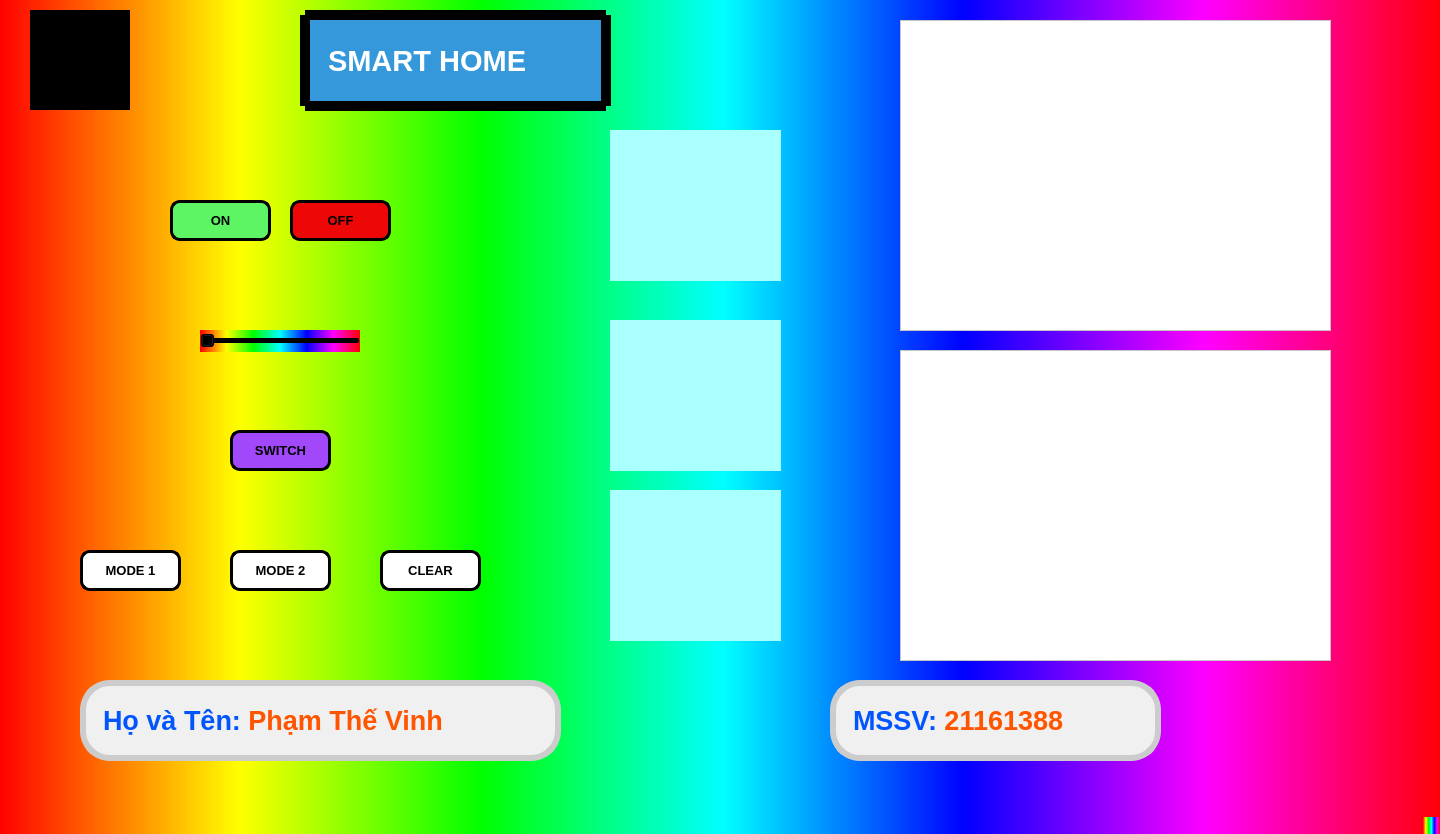
<?xml version="1.0" encoding="UTF-8"?>
<ui version="4.0">
 <class>MainWindow</class>
 <widget class="QMainWindow" name="MainWindow">
  <property name="geometry">
   <rect>
    <x>0</x>
    <y>0</y>
    <width>1440</width>
    <height>834</height>
   </rect>
  </property>
  <property name="windowTitle">
   <string>MainWindow</string>
  </property>
  <property name="styleSheet">
   <string notr="true">background-color: qlineargradient(spread:pad, x1:0, y1:0, x2:1, y2:0, stop:0 rgba(9, 41, 4, 255), stop:0.085 rgba(2, 79, 0, 255), stop:0.19 rgba(50, 147, 22, 255), stop:0.275 rgba(236, 191, 49, 255), stop:0.39 rgba(243, 61, 34, 255), stop:0.555 rgba(135, 81, 60, 255), stop:0.667 rgba(121, 75, 255, 255), stop:0.825 rgba(164, 255, 244, 255), stop:0.885 rgba(104, 222, 71, 255), stop:1 rgba(93, 128, 0, 255));
background-color: qlineargradient(spread:pad, x1:0, y1:0, x2:1, y2:0, stop:0 rgba(255, 0, 0, 255), stop:0.166 rgba(255, 255, 0, 255), stop:0.333 rgba(0, 255, 0, 255), stop:0.5 rgba(0, 255, 255, 255), stop:0.666 rgba(0, 0, 255, 255), stop:0.833 rgba(255, 0, 255, 255), stop:1 rgba(255, 0, 0, 255));</string>
  </property>
  <widget class="QWidget" name="centralwidget">
   <widget class="QLabel" name="label_smarthome">
    <property name="geometry">
     <rect>
      <x>300</x>
      <y>10</y>
      <width>311</width>
      <height>101</height>
     </rect>
    </property>
    <property name="font">
     <font>
      <pointsize>22</pointsize>
      <weight>75</weight>
      <italic>false</italic>
      <bold>true</bold>
      <underline>false</underline>
      <strikeout>false</strikeout>
     </font>
    </property>
    <property name="styleSheet">
     <string notr="true">QLabel {
color: white;  /* Màu chữ */
background-color: #3498db;  /* Nền xanh */
border-radius: 5px;  /* Bo góc */
padding: 5px 10px;  /* Thêm khoảng cách bên trong */
border: 10px solid #000000;  /* Đường viền */

}
</string>
    </property>
    <property name="text">
     <string>SMART HOME</string>
    </property>
   </widget>
   <widget class="QLabel" name="label_hoten">
    <property name="geometry">
     <rect>
      <x>80</x>
      <y>680</y>
      <width>481</width>
      <height>81</height>
     </rect>
    </property>
    <property name="font">
     <font>
      <pointsize>20</pointsize>
      <weight>75</weight>
      <bold>true</bold>
     </font>
    </property>
    <property name="styleSheet">
     <string notr="true">QLabel {
    background-color: #f0f0f0; /* Màu nền */
    padding: 10px; /* Khoảng cách bên trong */
    border: 6px solid #ccc; /* Viền */
    border-radius: 30px; /* Bo góc */
}
</string>
    </property>
    <property name="text">
     <string>&lt;html&gt;&lt;head/&gt;&lt;body&gt;&lt;p&gt;&lt;span style=&quot; color:#0055ff;&quot;&gt;Họ và Tên: &lt;/span&gt;&lt;span style=&quot; color:#ff5500;&quot;&gt;Phạm Thế Vinh&lt;/span&gt;&lt;/p&gt;&lt;/body&gt;&lt;/html&gt;</string>
    </property>
   </widget>
   <widget class="QLabel" name="label_mssv">
    <property name="geometry">
     <rect>
      <x>830</x>
      <y>680</y>
      <width>331</width>
      <height>81</height>
     </rect>
    </property>
    <property name="font">
     <font>
      <pointsize>20</pointsize>
      <weight>75</weight>
      <bold>true</bold>
     </font>
    </property>
    <property name="styleSheet">
     <string notr="true">QLabel {
    background-color: #f0f0f0; /* Màu nền */
    padding: 10px; /* Khoảng cách bên trong */
    border: 6px solid #ccc; /* Viền */
    border-radius: 30px; /* Bo góc */
}
</string>
    </property>
    <property name="text">
     <string>&lt;html&gt;&lt;head/&gt;&lt;body&gt;&lt;p&gt;&lt;span style=&quot; color:#0055ff;&quot;&gt;MSSV: &lt;/span&gt;&lt;span style=&quot; color:#ff5500;&quot;&gt;21161388&lt;/span&gt;&lt;/p&gt;&lt;/body&gt;&lt;/html&gt;</string>
    </property>
   </widget>
   <widget class="QPushButton" name="bt_on">
    <property name="geometry">
     <rect>
      <x>170</x>
      <y>200</y>
      <width>101</width>
      <height>41</height>
     </rect>
    </property>
    <property name="font">
     <font>
      <pointsize>10</pointsize>
      <weight>75</weight>
      <bold>true</bold>
      <underline>false</underline>
      <strikeout>false</strikeout>
      <kerning>true</kerning>
     </font>
    </property>
    <property name="mouseTracking">
     <bool>false</bool>
    </property>
    <property name="tabletTracking">
     <bool>false</bool>
    </property>
    <property name="autoFillBackground">
     <bool>false</bool>
    </property>
    <property name="styleSheet">
     <string notr="true">QPushButton {
    background-color:#5df564;
    color: black; 
    border: 3px solid #000000;
    padding: 10px;

    border-radius: 10px;
}
QPushButton:hover {
    background-color: #07c7e0;
}
QPushButton:pressed {
    background-color:  #ed5ae3;
}
</string>
    </property>
    <property name="text">
     <string>ON</string>
    </property>
    <property name="checkable">
     <bool>false</bool>
    </property>
    <property name="autoRepeat">
     <bool>false</bool>
    </property>
    <property name="autoDefault">
     <bool>false</bool>
    </property>
   </widget>
   <widget class="QPushButton" name="bt_off">
    <property name="geometry">
     <rect>
      <x>290</x>
      <y>200</y>
      <width>101</width>
      <height>41</height>
     </rect>
    </property>
    <property name="font">
     <font>
      <pointsize>10</pointsize>
      <weight>75</weight>
      <bold>true</bold>
      <underline>false</underline>
      <strikeout>false</strikeout>
      <kerning>true</kerning>
     </font>
    </property>
    <property name="styleSheet">
     <string notr="true">QPushButton {
    background-color: #ed0707;
    color: black;
    border: 3px solid #000000;
    padding: 10px; 
    border-radius:10px;
}
QPushButton:hover {
    background-color: #07c7e0;
}
QPushButton:pressed {
    background-color: #ed5ae3;
}
</string>
    </property>
    <property name="text">
     <string>OFF</string>
    </property>
   </widget>
   <widget class="QWidget" name="widget_fan" native="true">
    <property name="geometry">
     <rect>
      <x>610</x>
      <y>130</y>
      <width>171</width>
      <height>151</height>
     </rect>
    </property>
    <property name="styleSheet">
     <string notr="true">image: url(:/myimage/fan_1.png);
background-color: rgb(170, 255, 255);</string>
    </property>
   </widget>
   <widget class="QSlider" name="slider">
    <property name="geometry">
     <rect>
      <x>200</x>
      <y>330</y>
      <width>160</width>
      <height>22</height>
     </rect>
    </property>
    <property name="orientation">
     <enum>Qt::Horizontal</enum>
    </property>
   </widget>
   <widget class="QPushButton" name="bt_switch">
    <property name="geometry">
     <rect>
      <x>230</x>
      <y>430</y>
      <width>101</width>
      <height>41</height>
     </rect>
    </property>
    <property name="font">
     <font>
      <pointsize>10</pointsize>
      <weight>75</weight>
      <bold>true</bold>
      <underline>false</underline>
      <strikeout>false</strikeout>
      <kerning>true</kerning>
     </font>
    </property>
    <property name="mouseTracking">
     <bool>false</bool>
    </property>
    <property name="tabletTracking">
     <bool>false</bool>
    </property>
    <property name="autoFillBackground">
     <bool>false</bool>
    </property>
    <property name="styleSheet">
     <string notr="true">QPushButton {
    background-color:#a148fa;
    color: black; 
    border: 3px solid #000000;
    padding: 10px;

    border-radius: 10px;
}
QPushButton:hover {
    background-color: #07c7e0;
}
QPushButton:pressed {
    background-color:  #ed5ae3;
}
</string>
    </property>
    <property name="text">
     <string>SWITCH</string>
    </property>
    <property name="checkable">
     <bool>false</bool>
    </property>
    <property name="autoRepeat">
     <bool>false</bool>
    </property>
    <property name="autoDefault">
     <bool>false</bool>
    </property>
   </widget>
   <widget class="QWidget" name="widget_lamp" native="true">
    <property name="geometry">
     <rect>
      <x>610</x>
      <y>320</y>
      <width>171</width>
      <height>151</height>
     </rect>
    </property>
    <property name="styleSheet">
     <string notr="true">image: url(:/myimage/lamp_1.png);
background-color: rgb(170, 255, 255);</string>
    </property>
   </widget>
   <widget class="QWidget" name="widget_tv" native="true">
    <property name="geometry">
     <rect>
      <x>610</x>
      <y>490</y>
      <width>171</width>
      <height>151</height>
     </rect>
    </property>
    <property name="styleSheet">
     <string notr="true">image: url(:/myimage/tv_1.png);
background-color: rgb(170, 255, 255);</string>
    </property>
   </widget>
   <widget class="QGraphicsView" name="bieudo_1">
    <property name="geometry">
     <rect>
      <x>900</x>
      <y>20</y>
      <width>431</width>
      <height>311</height>
     </rect>
    </property>
    <property name="styleSheet">
     <string notr="true">background-color: rgb(255, 255, 255);</string>
    </property>
   </widget>
   <widget class="QGraphicsView" name="bieudo_2">
    <property name="geometry">
     <rect>
      <x>900</x>
      <y>350</y>
      <width>431</width>
      <height>311</height>
     </rect>
    </property>
    <property name="styleSheet">
     <string notr="true">background-color: rgb(255, 255, 255);</string>
    </property>
   </widget>
   <widget class="QPushButton" name="bt_mode1">
    <property name="geometry">
     <rect>
      <x>80</x>
      <y>550</y>
      <width>101</width>
      <height>41</height>
     </rect>
    </property>
    <property name="font">
     <font>
      <pointsize>10</pointsize>
      <weight>75</weight>
      <bold>true</bold>
      <underline>false</underline>
      <strikeout>false</strikeout>
      <kerning>true</kerning>
     </font>
    </property>
    <property name="mouseTracking">
     <bool>false</bool>
    </property>
    <property name="tabletTracking">
     <bool>false</bool>
    </property>
    <property name="autoFillBackground">
     <bool>false</bool>
    </property>
    <property name="styleSheet">
     <string notr="true">QPushButton {
    background-color:#ffffff;
    color: black; 
    border: 3px solid #000000;
    padding: 10px;

    border-radius: 10px;
}
QPushButton:hover {
    background-color: #07c7e0;
}
QPushButton:pressed {
    background-color:  #ed5ae3;
}
</string>
    </property>
    <property name="text">
     <string>MODE 1</string>
    </property>
    <property name="checkable">
     <bool>false</bool>
    </property>
    <property name="autoRepeat">
     <bool>false</bool>
    </property>
    <property name="autoDefault">
     <bool>false</bool>
    </property>
   </widget>
   <widget class="QPushButton" name="bt_mode2">
    <property name="geometry">
     <rect>
      <x>230</x>
      <y>550</y>
      <width>101</width>
      <height>41</height>
     </rect>
    </property>
    <property name="font">
     <font>
      <pointsize>10</pointsize>
      <weight>75</weight>
      <bold>true</bold>
      <underline>false</underline>
      <strikeout>false</strikeout>
      <kerning>true</kerning>
     </font>
    </property>
    <property name="mouseTracking">
     <bool>false</bool>
    </property>
    <property name="tabletTracking">
     <bool>false</bool>
    </property>
    <property name="autoFillBackground">
     <bool>false</bool>
    </property>
    <property name="styleSheet">
     <string notr="true">QPushButton {
    background-color:#ffffff;
    color: black; 
    border: 3px solid #000000;
    padding: 10px;

    border-radius: 10px;
}
QPushButton:hover {
    background-color: #07c7e0;
}
QPushButton:pressed {
    background-color:  #ed5ae3;
}
</string>
    </property>
    <property name="text">
     <string>MODE 2</string>
    </property>
    <property name="checkable">
     <bool>false</bool>
    </property>
    <property name="autoRepeat">
     <bool>false</bool>
    </property>
    <property name="autoDefault">
     <bool>false</bool>
    </property>
   </widget>
   <widget class="QPushButton" name="bt_clear">
    <property name="geometry">
     <rect>
      <x>380</x>
      <y>550</y>
      <width>101</width>
      <height>41</height>
     </rect>
    </property>
    <property name="font">
     <font>
      <pointsize>10</pointsize>
      <weight>75</weight>
      <bold>true</bold>
      <underline>false</underline>
      <strikeout>false</strikeout>
      <kerning>true</kerning>
     </font>
    </property>
    <property name="mouseTracking">
     <bool>false</bool>
    </property>
    <property name="tabletTracking">
     <bool>false</bool>
    </property>
    <property name="autoFillBackground">
     <bool>false</bool>
    </property>
    <property name="styleSheet">
     <string notr="true">QPushButton {
    background-color:#ffffff;
    color: black; 
    border: 3px solid #000000;
    padding: 10px;

    border-radius: 10px;
}
QPushButton:hover {
    background-color: #07c7e0;
}
QPushButton:pressed {
    background-color:  #ed5ae3;
}
</string>
    </property>
    <property name="text">
     <string>CLEAR</string>
    </property>
    <property name="checkable">
     <bool>false</bool>
    </property>
    <property name="autoRepeat">
     <bool>false</bool>
    </property>
    <property name="autoDefault">
     <bool>false</bool>
    </property>
   </widget>
   <widget class="QWidget" name="logo_t1" native="true">
    <property name="geometry">
     <rect>
      <x>30</x>
      <y>10</y>
      <width>100</width>
      <height>100</height>
     </rect>
    </property>
    <property name="styleSheet">
     <string notr="true">image: url(:/myimage/logot1.png);
background-color: rgb(0, 0, 0);</string>
    </property>
   </widget>
  </widget>
  <widget class="QMenuBar" name="menubar">
   <property name="geometry">
    <rect>
     <x>0</x>
     <y>0</y>
     <width>1440</width>
     <height>26</height>
    </rect>
   </property>
  </widget>
  <widget class="QStatusBar" name="statusbar"/>
 </widget>
 <resources>
  <include location="image.qrc"/>
 </resources>
 <connections/>
</ui>
